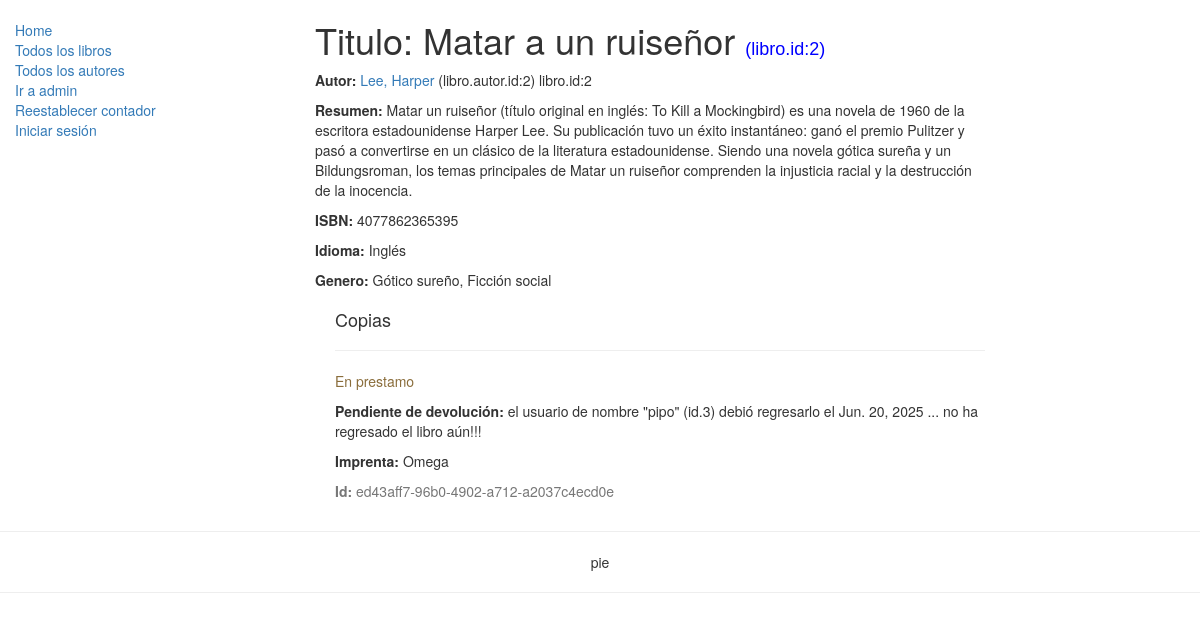
The page /catalogo/libro/2 on the database as committed earlier.
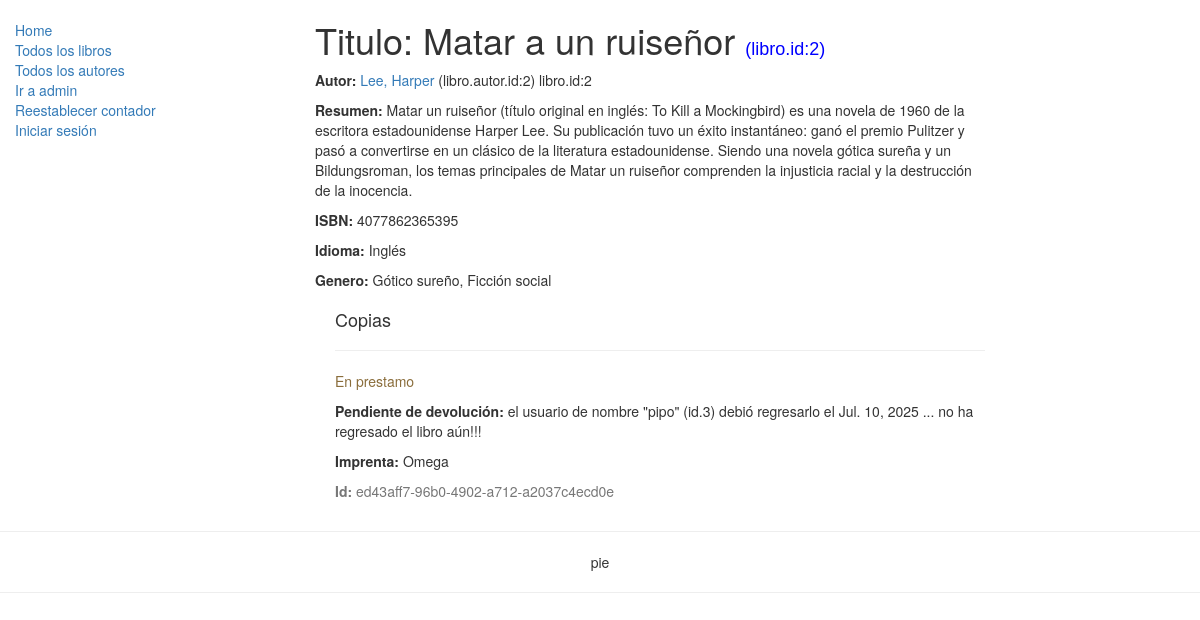
The same page on the database as committed later.
### catalogo/models.py (models this page shows, shortened)
class LibroInstancia(models.Model):
    id = models.UUIDField(primary_key=True, default=uuid.uuid4, help_text="ID único para este libro particular en toda la biblioteca")
    libro = models.ForeignKey('Libro', on_delete=models.SET_NULL, null=True)
    imprenta = models.CharField(max_length=200)
    debidoderegresar = models.DateField(null=True, blank=True)
    prestatario = models.ForeignKey(User, on_delete=models.SET_NULL, null=True, blank=True)
    PRESTAMO_STATUS = (
        ('m', 'Mantenimieno'),
        ('p', 'En prestamo'),
        ('d', 'Disponible'),
        ('r', 'Reservado'),
    )
    estatus = models.CharField(max_length=1, choices=PRESTAMO_STATUS, blank=True, default='m', help_text='Disponibilidad del libro')
    class Meta:
        ordering = ["debidoderegresar"] #ordering es un apuntador-identificador de palabra reservada de django para esta clase, no puedo usar el nombre "ordenar".
        permissions = (("puedeMarcarRetornado", "Colocar libro como retornado"),)
    @property
    def estaVencido(self):
        if self.debidoderegresar and date.today() > self.debidoderegresar:
            return True
        return False

### catalogo/views.py (the view)
# urls.py: urlpatterns = [path('', views.inicio, name='vistaHome'), path('libros/', views.LibroVistaLista.as_view(), name='todosLoslibros'), path('libros/conbarbara', views.LibroVistaListaConBarbara.as_view(), n
class VistaDetalleLibro(generic.DetailView):
    model = Libro #Como las listas genericas, los demás atributos son opcionales. Aquí usaremos los atributos por defectos que nos proporciona django(automáticos, implicitos).

### catalogo/models.py (called while the page is built)
    def __str__(self):
        return self.nombre

    def get_absolute_url(self):
        return reverse('autorDetalles', args=[str(self.id)])

    def __str__(self):
        return '%s, %s' % (self.apellido, self.nombre)

    def __str__(self):
        return self.nombre

### catalogo/templates/catalogo/libro_detail.html
{% extends "base1.html" %}
{% block content %}
  <h1>Titulo: {{ libro.titulo }} <span style="font-family: Arial; font-size: 18px; color: blue;">(libro.id:{{ libro.id }})</span></h1>
  <p><strong>Autor:</strong> <a href="{{ libro.autor.get_absolute_url }}">{{ libro.autor }}</a> (libro.autor.id:{{ libro.autor.id }}) libro.id:{{ libro.id }}</p>
  <p><strong>Resumen:</strong> {{ libro.descripcion }}</p>
  <p><strong>ISBN:</strong> {{ libro.isbn }}</p>
  <p><strong>Idioma:</strong> {{ libro.lenguaje }}</p>
  <p><strong>Genero:</strong> {% for objReturnSelfNombre in libro.genero.all %} {{ objReturnSelfNombre }}{% if not forloop.last %}, {% endif %}{% endfor %}</p>
  <div style="margin-left:20px;margin-top:20px">
    <h4>Copias</h4>
    {% for copia in libro.libroinstancia_set.all %}
    <hr>
    <p class="{% if copia.estatus == 'd' %}text-success{% elif copia.estatus == 'm' %}text-danger{% else %}text-warning{% endif %}">{{ copia.get_estatus_display }}</p>
    {% if copia.estatus == 'p' %}<p><strong>Pendiente de devolución:</strong> {% if not copia.estaVencido %}{{copia.debidoderegresar}} {% else %} el usuario de nombre "{{copia.prestatario}}" (id.{{copia.prestatario.id}}) debió regresarlo el {{ copia.debidoderegresar }} ... no ha regresado el libro aún!!! {% endif %}</p>{% endif %}
    <p><strong>Imprenta:</strong> {{copia.imprenta}}</p>
    <p class="text-muted"><strong>Id:</strong> {{copia.id}}</p>
    {% endfor %}
  </div>
{% endblock %}

Rows that differ between the two databases and show on the page:
changed LibroInstancia "En prestamo": debidoderegresar "Jun. 20, 2025" → "Jul. 10, 2025"
